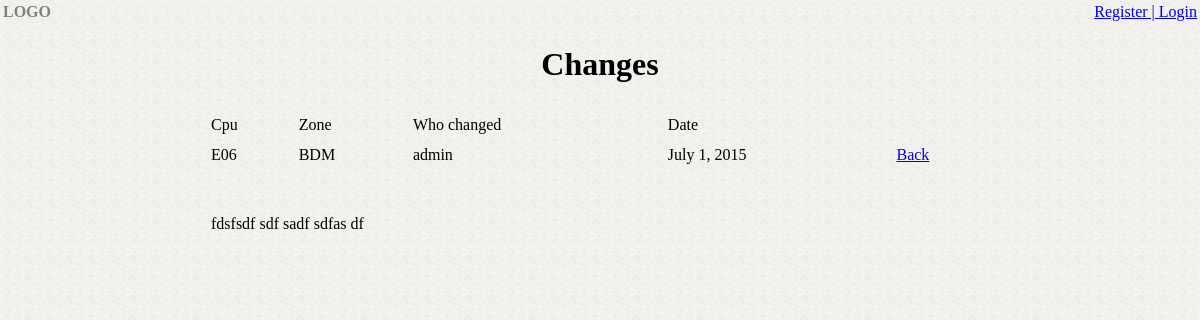
/journal/1/, run on an earlier commit of the app's database.
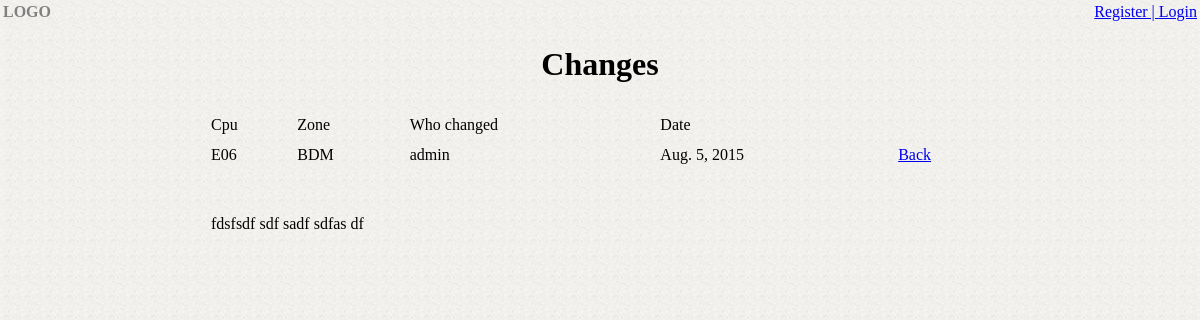
And on a later commit of the database.
### japp/models.py (models this page shows, shortened)
class Pda(models.Model):
    cpu=models.ForeignKey(Cpu)
    text=models.TextField(max_length=300)
    date=models.DateTimeField(auto_now=True)
    user = models.ForeignKey(User,)

class Cpu(models.Model):
    name=models.CharField(max_length=75)
    ip=models.CharField(max_length=16)
    zone=models.CharField(max_length=75)

### japp/views.py (the view)
# urls.py: url(r'^(?P<pk>[0-9]+)/$', PdaChangesDetailView.as_view(), name='detail'),
class PdaChangesDetailView(DetailView):
    model = Pda
    template_name = ('japp/detail.html')

### japp/templates/japp/detail.html (shortened to what this page needs)
{% extends 'japp/base.html' %}
{% block content_block %}
       <tbody>
           <tr>
             <td>{{ pda.cpu.name|upper }}</td>
             <td>{{ pda.cpu.zone|upper }}</td>
             <td>{{pda.user}}</td>
             <td>{{pda.date|date}}</td>
             <td><a href="{% url 'japp:index' %}"> Back </a></td>
           </tr>
           <tr>
               <td colspan="5" class="text" >
                   {{ pda.text }}
               </td>
           </tr>
  </table>
{% endblock %}

What changed in the data, as far as the page shows it:
changed Pda "fdsfsdf sdf sadf sdfas df": date "July 1, 2015" → "Aug. 5, 2015"
